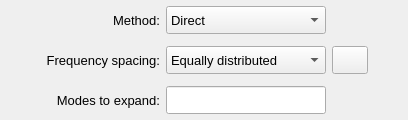
       <widget class="QFrame" name="frame_analysis_type">
        <property name="minimumSize">
         <size>
          <width>0</width>
          <height>120</height>
         </size>
        </property>
        <property name="maximumSize">
         <size>
          <width>1000</width>
          <height>140</height>
         </size>
        </property>
        <property name="frameShape">
         <enum>QFrame::Shape::NoFrame</enum>
        </property>
        <property name="frameShadow">
         <enum>QFrame::Shadow::Raised</enum>
        </property>
        <layout class="QGridLayout" name="gridLayout_7">
         <property name="leftMargin">
          <number>0</number>
         </property>
         <property name="topMargin">
          <number>0</number>
         </property>
         <property name="rightMargin">
          <number>0</number>
         </property>
         <property name="bottomMargin">
          <number>0</number>
         </property>
         <item row="1" column="3">
          <widget class="QPushButton" name="pushButton_show_solution_steps_table">
           <property name="minimumSize">
            <size>
             <width>0</width>
             <height>0</height>
            </size>
           </property>
           <property name="maximumSize">
            <size>
             <width>36</width>
             <height>28</height>
            </size>
           </property>
           <property name="font">
            <font>
             <pointsize>10</pointsize>
            </font>
           </property>
           <property name="toolTip">
            <string>&lt;html&gt;&lt;head/&gt;&lt;body&gt;&lt;p&gt;See the solution steps table&lt;/p&gt;&lt;/body&gt;&lt;/html&gt;</string>
           </property>
           <property name="text">
            <string/>
           </property>
           <property name="icon">
            <iconset resource="../../icons/dark_theme/resources.qrc">
             <normaloff>:/icons/preview_data.png</normaloff>:/icons/preview_data.png</iconset>
           </property>
           <property name="iconSize">
            <size>
             <width>20</width>
             <height>20</height>
            </size>
           </property>
           <property name="autoDefault">
            <bool>false</bool>
           </property>
          </widget>
         </item>
         <item row="0" column="1">
          <widget class="QLabel" name="label_3">
           <property name="minimumSize">
            <size>
             <width>120</width>
             <height>28</height>
            </size>
           </property>
           <property name="maximumSize">
            <size>
             <width>160</width>
             <height>28</height>
            </size>
           </property>
           <property name="font">
            <font>
             <family>MS Shell Dlg 2</family>
             <pointsize>10</pointsize>
             <bold>false</bold>
            </font>
           </property>
           <property name="text">
            <string>Method:</string>
           </property>
           <property name="alignment">
            <set>Qt::AlignmentFlag::AlignRight|Qt::AlignmentFlag::AlignTrailing|Qt::AlignmentFlag::AlignVCenter</set>
           </property>
          </widget>
         </item>
         <item row="0" column="2">
          <widget class="QComboBox" name="comboBox_method">
           <property name="minimumSize">
            <size>
             <width>160</width>
             <height>28</height>
            </size>
           </property>
           <property name="maximumSize">
            <size>
             <width>160</width>
             <height>28</height>
            </size>
           </property>
           <property name="font">
            <font>
             <family>MS Shell Dlg 2</family>
             <pointsize>10</pointsize>
             <italic>false</italic>
             <bold>false</bold>
            </font>
           </property>
           <property name="toolTip">
            <string>&lt;html&gt;&lt;head/&gt;&lt;body&gt;&lt;p&gt;Select the analysis method&lt;/p&gt;&lt;/body&gt;&lt;/html&gt;</string>
           </property>
           <property name="insertPolicy">
            <enum>QComboBox::InsertPolicy::NoInsert</enum>
           </property>
           <item>
            <property name="text">
             <string>Direct</string>
            </property>
           </item>
           <item>
            <property name="text">
             <string>Mode Superposition</string>
            </property>
           </item>
          </widget>
         </item>
         <item row="2" column="1">
          <widget class="QLabel" name="label_modes_to_expand">
           <property name="minimumSize">
            <size>
             <width>120</width>
             <height>28</height>
            </size>
           </property>
           <property name="maximumSize">
            <size>
             <width>160</width>
             <height>28</height>
            </size>
           </property>
           <property name="font">
            <font>
             <family>MS Shell Dlg 2</family>
             <pointsize>10</pointsize>
             <italic>false</italic>
             <bold>false</bold>
            </font>
           </property>
           <property name="text">
            <string>Modes to expand:</string>
           </property>
           <property name="alignment">
            <set>Qt::AlignmentFlag::AlignRight|Qt::AlignmentFlag::AlignTrailing|Qt::AlignmentFlag::AlignVCenter</set>
           </property>
          </widget>
         </item>
         <item row="1" column="1">
          <widget class="QLabel" name="label_4">
           <property name="minimumSize">
            <size>
             <width>120</width>
             <height>28</height>
            </size>
           </property>
           <property name="maximumSize">
            <size>
             <width>160</width>
             <height>28</height>
            </size>
           </property>
           <property name="font">
            <font>
             <family>MS Shell Dlg 2</family>
             <pointsize>10</pointsize>
             <bold>false</bold>
            </font>
           </property>
           <property name="text">
            <string>Frequency spacing:</string>
           </property>
           <property name="alignment">
            <set>Qt::AlignmentFlag::AlignRight|Qt::AlignmentFlag::AlignTrailing|Qt::AlignmentFlag::AlignVCenter</set>
           </property>
          </widget>
         </item>
         <item row="1" column="2">
          <widget class="QComboBox" name="comboBox_frequency_spacing">
           <property name="minimumSize">
            <size>
             <width>160</width>
             <height>28</height>
            </size>
           </property>
           <property name="maximumSize">
            <size>
             <width>160</width>
             <height>28</height>
            </size>
           </property>
           <property name="font">
            <font>
             <family>MS Shell Dlg 2</family>
             <pointsize>10</pointsize>
             <italic>false</italic>
             <bold>false</bold>
            </font>
           </property>
           <property name="toolTip">
            <string>&lt;html&gt;&lt;head/&gt;&lt;body&gt;&lt;p&gt;Define the frequency spacing type&lt;/p&gt;&lt;/body&gt;&lt;/html&gt;</string>
           </property>
           <property name="insertPolicy">
            <enum>QComboBox::InsertPolicy::NoInsert</enum>
           </property>
           <item>
            <property name="text">
             <string>Equally distributed</string>
            </property>
           </item>
           <item>
            <property name="text">
             <string>User-defined</string>
            </property>
           </item>
          </widget>
         </item>
         <item row="2" column="2">
          <widget class="QLineEdit" name="lineEdit_modes_to_expand">
           <property name="minimumSize">
            <size>
             <width>160</width>
             <height>28</height>
            </size>
           </property>
           <property name="maximumSize">
            <size>
             <width>160</width>
             <height>28</height>
            </size>
           </property>
           <property name="font">
            <font>
             <family>MS Shell Dlg 2</family>
             <pointsize>10</pointsize>
             <italic>false</italic>
             <bold>false</bold>
            </font>
           </property>
           <property name="styleSheet">
            <string notr="true"/>
           </property>
           <property name="alignment">
            <set>Qt::AlignmentFlag::AlignCenter</set>
           </property>
          </widget>
         </item>
         <item row="1" column="4">
          <spacer name="horizontalSpacer_8">
           <property name="orientation">
            <enum>Qt::Orientation::Horizontal</enum>
           </property>
           <property name="sizeHint" stdset="0">
            <size>
             <width>40</width>
             <height>20</height>
            </size>
           </property>
          </spacer>
         </item>
         <item row="1" column="0">
          <spacer name="horizontalSpacer_7">
           <property name="orientation">
            <enum>Qt::Orientation::Horizontal</enum>
           </property>
           <property name="sizeHint" stdset="0">
            <size>
             <width>40</width>
             <height>20</height>
            </size>
           </property>
          </spacer>
         </item>
        </layout>
       </widget>
